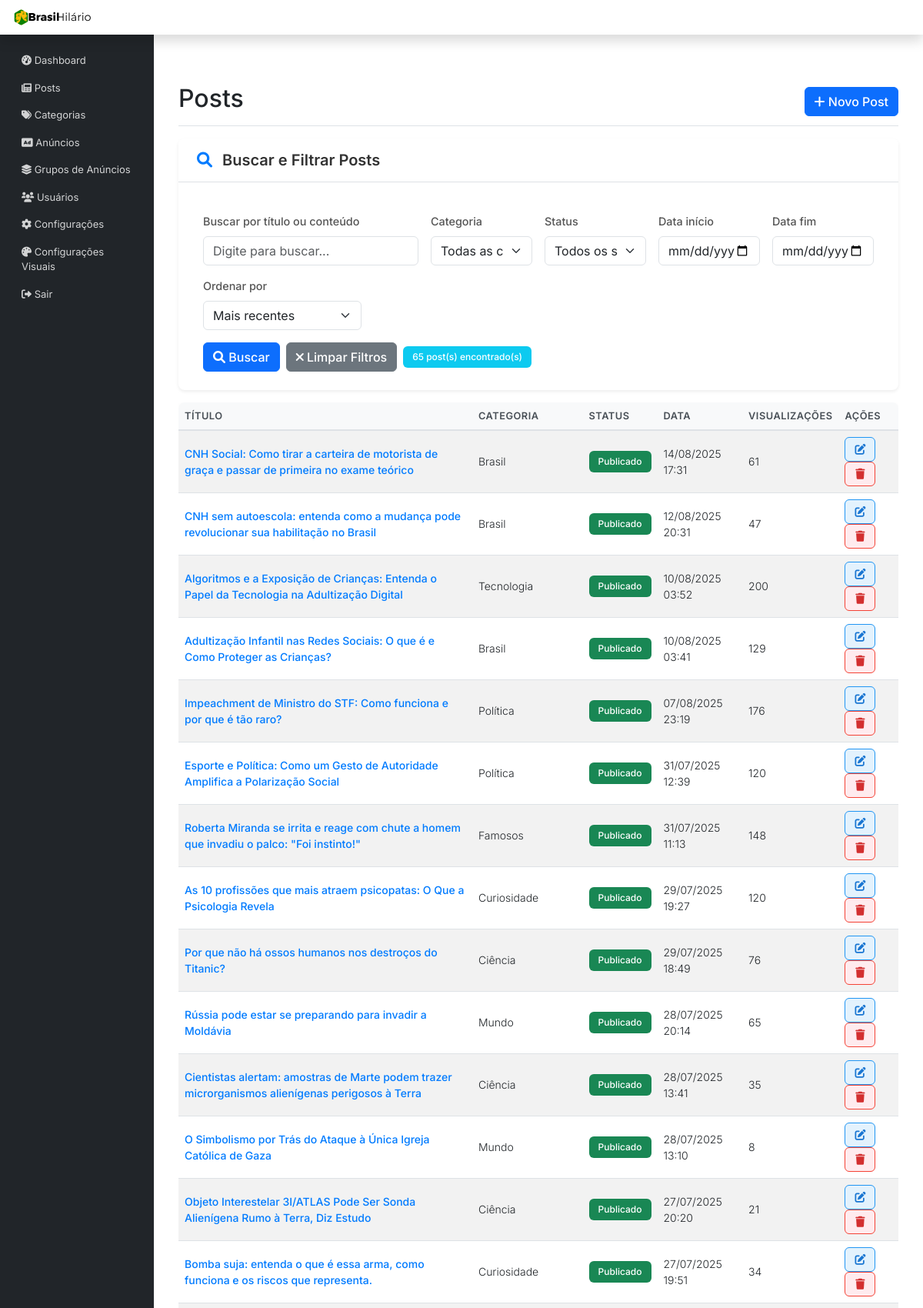
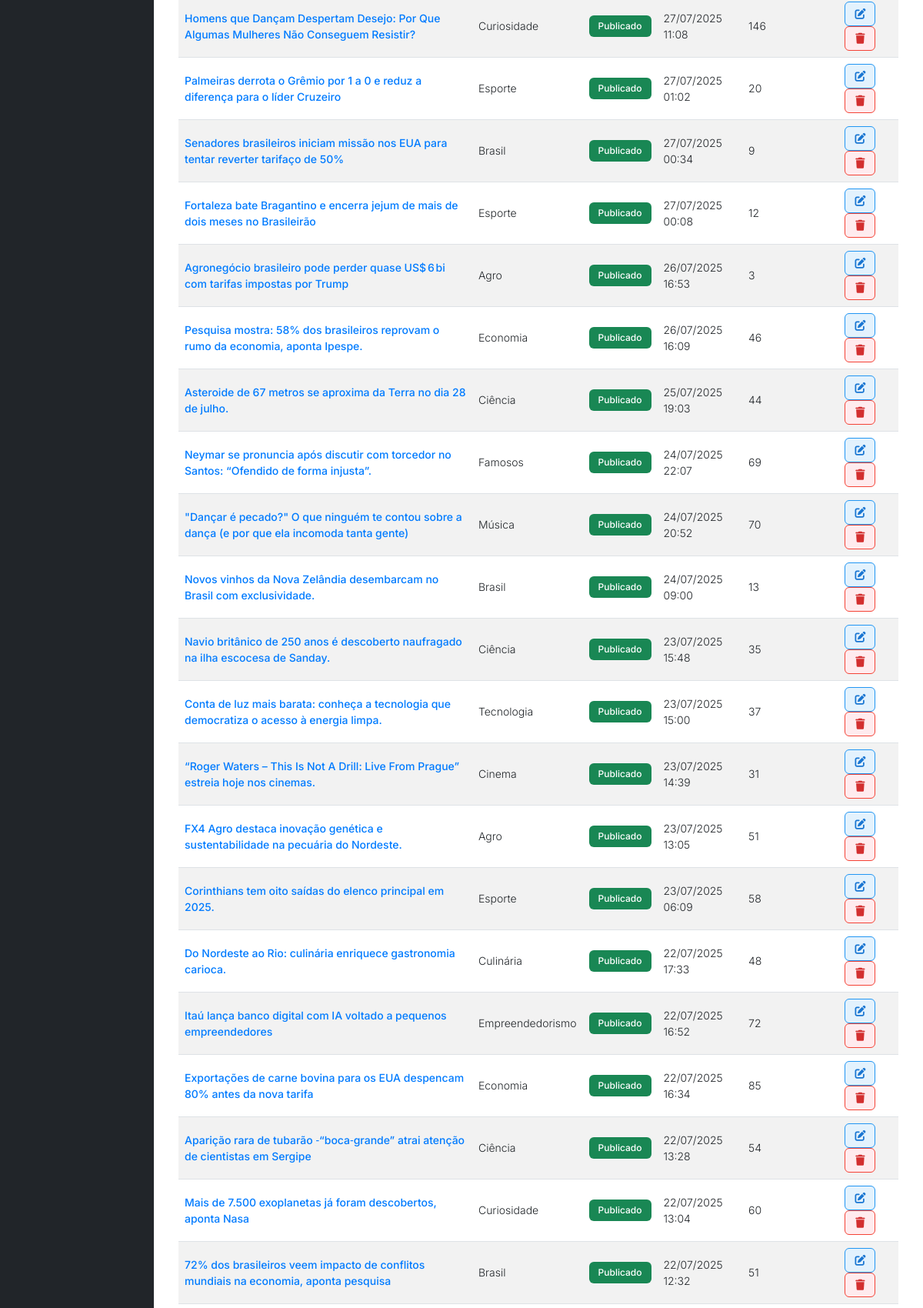
The app's page /admin/posts.php (signed in, upper part) with its own data (2 pictures, top to bottom).
### tables this page shows
CREATE TABLE `posts` (
  `id` int(11) NOT NULL,
  `titulo` varchar(255) NOT NULL,
  `resumo` text,
  `slug` varchar(255) NOT NULL,
  `conteudo` longtext NOT NULL,
  `editor_type` enum('tinymce','markdown') NOT NULL DEFAULT 'tinymce',
  `data_publicacao` datetime NOT NULL DEFAULT CURRENT_TIMESTAMP,
  `publicado` tinyint(1) NOT NULL DEFAULT '1',
  `imagem_destacada` varchar(255) DEFAULT NULL,
  `visualizacoes` int(11) NOT NULL DEFAULT '0',
  `categoria_id` int(11) NOT NULL,
  `autor_id` int(11) DEFAULT NULL,
  `criado_em` datetime DEFAULT CURRENT_TIMESTAMP,
  `atualizado_em` datetime DEFAULT CURRENT_TIMESTAMP ON UPDATE CURRENT_TIMESTAMP
);

CREATE TABLE `categorias` (
  `id` int(11) NOT NULL,
  `nome` varchar(100) NOT NULL,
  `slug` varchar(100) NOT NULL,
  `criada_em` datetime DEFAULT CURRENT_TIMESTAMP
);

### admin/posts.php (the view, shortened to what this page needs)
<?php
require_once '../includes/db.php';
$busca = $_GET['busca'] ?? '';
$data_inicio = $_GET['data_inicio'] ?? '';
$data_fim = $_GET['data_fim'] ?? '';
$ordenacao = $_GET['ordenacao'] ?? 'criado_em DESC';
$sql = "SELECT p.*, c.nome as categoria_nome
                         FROM posts p
                         LEFT JOIN categorias c ON p.categoria_id = c.id
        WHERE 1=1";
$params = [];
$sql .= " ORDER BY $ordenacao";
try {
    $stmt = $pdo->prepare($sql);
    $stmt->execute($params);
    $posts = $stmt->fetchAll(PDO::FETCH_ASSOC);
} catch (Exception $e) {
    die("Erro ao buscar posts: " . $e->getMessage());
}
include 'includes/header.php';
?>
<div class="d-flex justify-content-between flex-wrap flex-md-nowrap align-items-center pt-3 pb-2 mb-3 border-bottom">
    <h1 class="h2">Posts</h1>
    <div class="btn-toolbar mb-2 mb-md-0">
        <a href="novo-post.php" class="btn btn-primary">
            <i class="fas fa-plus"></i> Novo Post
        </a>
    </div>
</div>
            <div class="card mb-4">
                <div class="card-header">
                    <h5 class="mb-0"><i class="fas fa-search"></i> Buscar e Filtrar Posts</h5>
                </div>
                <div class="card-body">
                    <form method="GET" action="" class="row g-3">
                        <div class="col-md-4">
                            <label for="busca" class="form-label">Buscar por título ou conteúdo</label>
                            <input type="text" class="form-control" id="busca" name="busca"
                                   value="<?php echo htmlspecialchars($busca); ?>"
                                   placeholder="Digite para buscar...">
                        </div>
                        <div class="col-md-2">
                            <label for="categoria_id" class="form-label">Categoria</label>
                            <select class="form-select" id="categoria_id" name="categoria_id">
                                <option value="">Todas as categorias</option>
                            </select>
                        </div>
                        <div class="col-md-2">
                            <label for="status" class="form-label">Status</label>
                            <select class="form-select" id="status" name="status">
                                <option value="">Todos os status</option>
                            </select>
                        </div>
                        <div class="col-md-2">
                            <label for="data_inicio" class="form-label">Data início</label>
                            <input type="date" class="form-control" id="data_inicio" name="data_inicio"
                                   value="<?php echo htmlspecialchars($data_inicio); ?>">
                        </div>
                        <div class="col-md-2">
                            <label for="data_fim" class="form-label">Data fim</label>
                            <input type="date" class="form-control" id="data_fim" name="data_fim"
                                   value="<?php echo htmlspecialchars($data_fim); ?>">
                        </div>
                        <div class="col-md-3">
                            <label for="ordenacao" class="form-label">Ordenar por</label>
                            <select class="form-select" id="ordenacao" name="ordenacao">
                                <option value="criado_em DESC" <?php echo $ordenacao === 'criado_em DESC' ? 'selected' : ''; ?>>Mais recentes</option>
                            </select>
                        </div>
                        <div class="col-12">
                            <div class="d-flex gap-2">
                                <button type="submit" class="btn btn-primary">
                                    <i class="fas fa-search"></i> Buscar
                                </button>
                                <a href="posts.php" class="btn btn-secondary">
                                    <i class="fas fa-times"></i> Limpar Filtros
                                </a>
                                <span class="badge bg-info align-self-center">
                                    <?php echo count($posts); ?> post(s) encontrado(s)
                                </span>
                            </div>
                        </div>
                    </form>
                </div>
            </div>
            <div class="table-responsive">
                <table class="table table-striped table-hover">
                    <thead>
                        <tr>
                            <th>Título</th>
                            <th>Categoria</th>
                            <th>Status</th>
                            <th>Data</th>
                            <th>Visualizações</th>
                            <th>Ações</th>
                        </tr>
                    </thead>
                    <tbody>
                        <?php if (empty($posts)): ?>
                            <tr>
                                <td colspan="6" class="text-center text-muted py-4">
                                    <i class="fas fa-search fa-2x mb-3"></i>
                                    <p>Nenhum post encontrado com os filtros aplicados.</p>
                                    <a href="posts.php" class="btn btn-outline-primary btn-sm">Limpar filtros</a>
                                </td>
                            </tr>
                        <?php else: ?>
                        <?php foreach ($posts as $post): ?>
                            <tr>
                                <td>
                                    <a href="<?php echo BLOG_URL . '/post/' . $post['slug']; ?>" target="_blank">
                                        <?php echo htmlspecialchars($post['titulo']); ?>
                                    </a>
                                </td>
                                <td><?php echo htmlspecialchars($post['categoria_nome'] ?? 'Sem categoria'); ?></td>
                                <td>
                                    <?php if ($post['publicado']): ?>
                                        <span class="badge bg-success">Publicado</span>
                                    <?php else: ?>
                                        <span class="badge bg-secondary">Rascunho</span>
                                    <?php endif; ?>
                                </td>
                                <td><?php echo date('d/m/Y H:i', strtotime($post['criado_em'])); ?></td>
                                <td><?php echo number_format($post['visualizacoes'], 0, ',', '.'); ?></td>
                                <td>
                                    <a href="editar-post.php?id=<?php echo $post['id']; ?>" class="btn btn-sm btn-primary">
                                        <i class="fas fa-edit"></i>
                                    </a>
                                    <a href="excluir-post.php?id=<?php echo $post['id']; ?>"
                                       class="btn btn-sm btn-danger"
                                       onclick="return confirm('Tem certeza que deseja excluir este post?')">
                                        <i class="fas fa-trash"></i>
                                    </a>
                                </td>
                            </tr>
                        <?php endforeach; ?>
                        <?php endif; ?>
                    </tbody>
                </table>
            </div>
<?php include 'includes/footer.php'; ?>

### admin/css-custom/style-custom-adm.css (style rules this page uses)
html, body { height: 100%; }
body { display: flex; flex-direction: column; }
.row { flex: 1; display: flex; }
.col-md-9.ms-sm-auto.col-lg-10.px-md-4 > * { flex: 0 0 auto; }
.card { height: auto; display: block; }
.card-body { flex: none; }
.table-responsive { flex: none; display: block; }
.table { flex: none; }
form { flex: none; display: block; }
.d-flex.justify-content-between, .btn-group, .alert, .nav-tabs, .tab-content { flex: none; display: block; }
.row .col-md-12, .row .col-md-6, .row .col-md-4, .row .col-md-3 { flex: none; display: block; }
.d-flex { display: flex !important; }
.mb-3, .mb-4, .mb-5 { margin-bottom: 1rem !important; }
.btn-toolbar, .d-flex.justify-content-between { margin-top: 0; margin-bottom: 1rem; }
.card-header h5 { color: #333; font-weight: 600; }
.card-header h5 i { margin-right: 0.5rem; color: #007bff; }
.form-label { font-weight: 500; color: #555; font-size: 0.9rem; }
.form-control, .form-select { border-radius: 0.375rem; border: 1px solid #ced4da; transition: border-color 0.15s ease-in-out, box-shadow 0.15s ease-in-out; }
.btn { border-radius: 0.375rem; font-weight: 500; }
.badge { font-size: 0.875rem; padding: 0.5rem 0.75rem; }
.table { border-radius: 0.5rem; overflow: hidden; box-shadow: 0 0.125rem 0.25rem rgba(0, 0, 0, 0.075); }
.table thead th { background-color: #f8f9fa; border-bottom: 2px solid #dee2e6; font-weight: 600; color: #495057; text-transform: uppercase; font-size: 0.8rem; letter-spacing: 0.5px; }
.table tbody a { color: #007bff; text-decoration: none; font-weight: 500; }
.btn-sm { padding: 0.375rem 0.75rem; font-size: 0.875rem; border-radius: 0.375rem; font-weight: 500; transition: all 0.2s ease; border: 1px solid; display: inline-flex; align-items: center; justify-content: center; min-height: 32px; line-height: 1; }
.btn-sm + .btn-sm { margin-left: 0; }
.btn-sm i { color: inherit; display: inline-block; vertical-align: middle; line-height: 1; font-size: 0.875rem; width: 1em; height: 1em; text-align: center; }
.btn-sm.btn-primary { background-color: #e3f2fd; border-color: #2196f3; color: #1976d2; }
.btn-sm.btn-primary i { color: inherit; }
.btn-sm.btn-danger { background-color: #ffebee; border-color: #f44336; color: #d32f2f; }
.btn-sm.btn-danger i { color: inherit; }

### admin/includes/header.php (style rules this page uses)
body { font-family: 'Inter', sans-serif; }
.row { margin-left: 0; margin-right: 0; }
.container-fluid .row { margin: 0; }
.col-md-9.ms-sm-auto.col-lg-10.px-md-4 > * { width: 100%; max-width: 100%; }
html, body { height: 100%; }
body { display: flex; flex-direction: column; }
.row { flex: 1; display: flex; }
.col-md-9.ms-sm-auto.col-lg-10.px-md-4 > * { flex: 0 0 auto; }
.card, .table-responsive, form, .alert, .nav-tabs, .tab-content { flex: none; display: block; }
.row .col-md-12, .row .col-md-6, .row .col-md-4, .row .col-md-3 { flex: none; display: block; }
.d-flex { display: flex !important; }
.card { border: none; box-shadow: 0 0.125rem 0.25rem rgba(0, 0, 0, 0.075); border-radius: 0.5rem; }
.card-header { background-color: #fff; border-bottom: 1px solid #dee2e6; border-radius: 0.5rem 0.5rem 0 0 !important; padding: 1rem 1.5rem; }
.card-body { padding: 1.5rem; }
.table th { border-top: none; font-weight: 600; color: #495057; background-color: #f8f9fa; }
.table td { vertical-align: middle; }
.btn { border-radius: 0.375rem; font-weight: 500; }
.badge { font-size: 0.75rem; font-weight: 500; }
.form-control, .form-select { border-radius: 0.375rem; border: 1px solid #dee2e6; }

### records on screen
posts: titulo "CNH Social: Como tirar a carteira de motorista de graça e passar de primeira no exame teórico", categoria.nome "Brasil", publicado "Publicado", criado_em "14/08/2025 17:31", visualizacoes "61"
posts: titulo "CNH sem autoescola: entenda como a mudança pode revolucionar sua habilitação no Brasil", categoria.nome "Brasil", publicado "Publicado", criado_em "12/08/2025 20:31", visualizacoes "47"
posts: titulo "Algoritmos e a Exposição de Crianças: Entenda o Papel da Tecnologia na Adultização Digital", categoria.nome "Tecnologia", publicado "Publicado", criado_em "10/08/2025 03:52", visualizacoes "200"
posts: titulo "Adultização Infantil nas Redes Sociais: O que é e Como Proteger as Crianças?", categoria.nome "Brasil", publicado "Publicado", criado_em "10/08/2025 03:41", visualizacoes "129"
posts: titulo "Impeachment de Ministro do STF: Como funciona e por que é tão raro?", categoria.nome "Política", publicado "Publicado", criado_em "07/08/2025 23:19", visualizacoes "176"
posts: titulo "Esporte e Política: Como um Gesto de Autoridade Amplifica a Polarização Social", categoria.nome "Política", publicado "Publicado", criado_em "31/07/2025 12:39", visualizacoes "120"
posts: titulo "Roberta Miranda se irrita e reage com chute a homem que invadiu o palco: \"Foi instinto!\"", categoria.nome "Famosos", publicado "Publicado", criado_em "31/07/2025 11:13", visualizacoes "148"
posts: titulo "As 10 profissões que mais atraem psicopatas: O Que a Psicologia Revela", categoria.nome "Curiosidade", publicado "Publicado", criado_em "29/07/2025 19:27", visualizacoes "120"
posts: titulo "Por que não há ossos humanos nos destroços do Titanic?", categoria.nome "Ciência", publicado "Publicado", criado_em "29/07/2025 18:49", visualizacoes "76"
posts: titulo "Rússia pode estar se preparando para invadir a Moldávia", categoria.nome "Mundo", publicado "Publicado", criado_em "28/07/2025 20:14", visualizacoes "65"
posts: titulo "Cientistas alertam: amostras de Marte podem trazer microrganismos alienígenas perigosos à Terra", categoria.nome "Ciência", publicado "Publicado", criado_em "28/07/2025 13:41", visualizacoes "35"
posts: titulo "O Simbolismo por Trás do Ataque à Única Igreja Católica de Gaza", categoria.nome "Mundo", publicado "Publicado", criado_em "28/07/2025 13:10", visualizacoes "8"
posts: titulo "Objeto Interestelar 3I/ATLAS Pode Ser Sonda Alienígena Rumo à Terra, Diz Estudo", categoria.nome "Ciência", publicado "Publicado", criado_em "27/07/2025 20:20", visualizacoes "21"
posts: titulo "Bomba suja: entenda o que é essa arma, como funciona e os riscos que representa.", categoria.nome "Curiosidade", publicado "Publicado", criado_em "27/07/2025 19:51", visualizacoes "34"
posts: titulo "Homens que Dançam Despertam Desejo: Por Que Algumas Mulheres Não Conseguem Resistir?", categoria.nome "Curiosidade", publicado "Publicado", criado_em "27/07/2025 11:08", visualizacoes "146"
posts: titulo "Palmeiras derrota o Grêmio por 1 a 0 e reduz a diferença para o líder Cruzeiro", categoria.nome "Esporte", publicado "Publicado", criado_em "27/07/2025 01:02", visualizacoes "20"
posts: titulo "Senadores brasileiros iniciam missão nos EUA para tentar reverter tarifaço de 50%", categoria.nome "Brasil", publicado "Publicado", criado_em "27/07/2025 00:34", visualizacoes "9"
posts: titulo "Fortaleza bate Bragantino e encerra jejum de mais de dois meses no Brasileirão", categoria.nome "Esporte", publicado "Publicado", criado_em "27/07/2025 00:08", visualizacoes "12"
posts: titulo "Agronegócio brasileiro pode perder quase US$ 6 bi com tarifas impostas por Trump", categoria.nome "Agro", publicado "Publicado", criado_em "26/07/2025 16:53", visualizacoes "3"
posts: titulo "Pesquisa mostra: 58% dos brasileiros reprovam o rumo da economia, aponta Ipespe.", categoria.nome "Economia", publicado "Publicado", criado_em "26/07/2025 16:09", visualizacoes "46"
posts: titulo "Asteroide de 67 metros se aproxima da Terra no dia 28 de julho.", categoria.nome "Ciência", publicado "Publicado", criado_em "25/07/2025 19:03", visualizacoes "44"
posts: titulo "Neymar se pronuncia após discutir com torcedor no Santos: “Ofendido de forma injusta”.", categoria.nome "Famosos", publicado "Publicado", criado_em "24/07/2025 22:07", visualizacoes "69"
posts: titulo "\"Dançar é pecado?\" O que ninguém te contou sobre a dança (e por que ela incomoda tanta gente)", categoria.nome "Música", publicado "Publicado", criado_em "24/07/2025 20:52", visualizacoes "70"
posts: titulo "Novos vinhos da Nova Zelândia desembarcam no Brasil com exclusividade.", categoria.nome "Brasil", publicado "Publicado", criado_em "24/07/2025 09:00", visualizacoes "13"
posts: titulo "Navio britânico de 250 anos é descoberto naufragado na ilha escocesa de Sanday.", categoria.nome "Ciência", publicado "Publicado", criado_em "23/07/2025 15:48", visualizacoes "35"
posts: titulo "Conta de luz mais barata: conheça a tecnologia que democratiza o acesso à energia limpa.", categoria.nome "Tecnologia", publicado "Publicado", criado_em "23/07/2025 15:00", visualizacoes "37"
posts: titulo "“Roger Waters – This Is Not A Drill: Live From Prague” estreia hoje nos cinemas.", categoria.nome "Cinema", publicado "Publicado", criado_em "23/07/2025 14:39", visualizacoes "31"
posts: titulo "FX4 Agro destaca inovação genética e sustentabilidade na pecuária do Nordeste.", categoria.nome "Agro", publicado "Publicado", criado_em "23/07/2025 13:05", visualizacoes "51"
posts: titulo "Corinthians tem oito saídas do elenco principal em 2025.", categoria.nome "Esporte", publicado "Publicado", criado_em "23/07/2025 06:09", visualizacoes "58"
posts: titulo "Do Nordeste ao Rio: culinária enriquece gastronomia carioca.", categoria.nome "Culinária", publicado "Publicado", criado_em "22/07/2025 17:33", visualizacoes "48"
posts: titulo "Itaú lança banco digital com IA voltado a pequenos empreendedores", categoria.nome "Empreendedorismo", publicado "Publicado", criado_em "22/07/2025 16:52", visualizacoes "72"
posts: titulo "Exportações de carne bovina para os EUA despencam 80% antes da nova tarifa", categoria.nome "Economia", publicado "Publicado", criado_em "22/07/2025 16:34", visualizacoes "85"
posts: titulo "Aparição rara de tubarão ‑“boca‑grande” atrai atenção de cientistas em Sergipe", categoria.nome "Ciência", publicado "Publicado", criado_em "22/07/2025 13:28", visualizacoes "54"
posts: titulo "Mais de 7.500 exoplanetas já foram descobertos, aponta Nasa", categoria.nome "Curiosidade", publicado "Publicado", criado_em "22/07/2025 13:04", visualizacoes "60"
posts: titulo "72% dos brasileiros veem impacto de conflitos mundiais na economia, aponta pesquisa", categoria.nome "Brasil", publicado "Publicado", criado_em "22/07/2025 12:32", visualizacoes "51"

### other values on screen
count($posts) "65"
